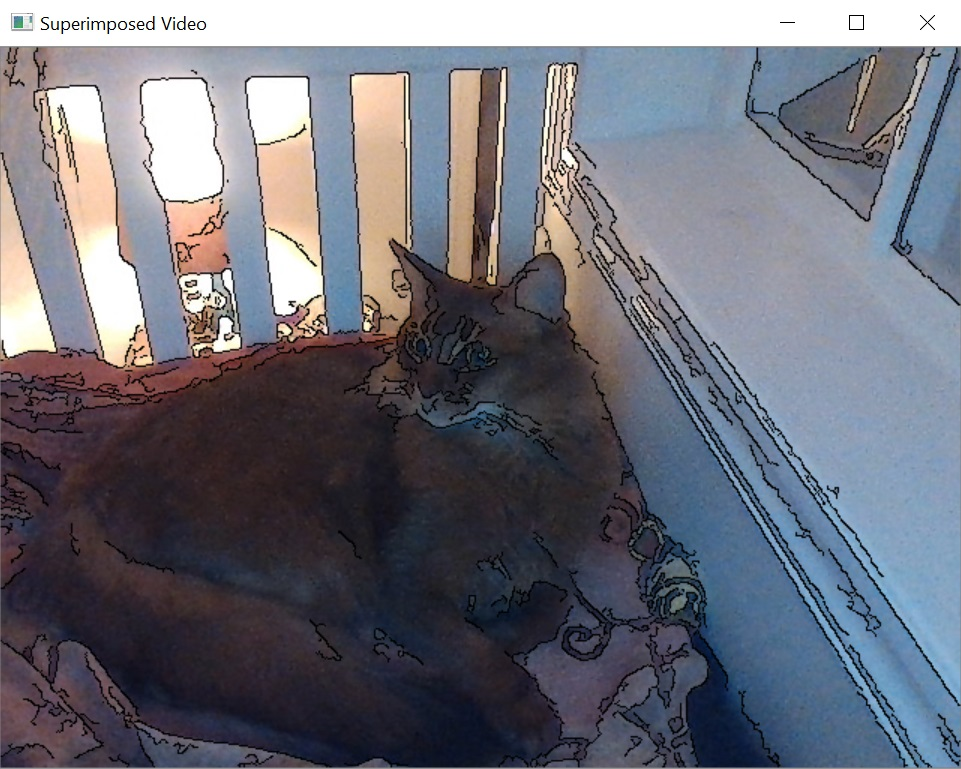
#> input picture cat_super.jpg, 961 x 769 px, given in place of the camera
$ jupyter execute --allow-errors VideoAnalysis.ipynb   (shell and % lines are left out)   (older library calls are emulated)   (text cells are left out)
#> lines starting #> are read from the running program, lines starting #| are printed output that depends on the picture; pictures that were not available may be replaced by others from this repository, and a replacement may not be noted
[cell 1]
import numpy as np
import math
import time
import cv2
import skimage.io as io
import matplotlib.pyplot as plt
import scipy.signal as signal

[cell 2]
cap = cv2.VideoCapture(0)

while(True):
    ret, frame = cap.read()
#> frame is the input picture: shape (769, 961, 3); mean B, G, R 121.3, 111.2, 110
    img = cv2.flip(frame,1)
    img = cv2.flip(img,0)

    cv2.imshow('Video Capture', img)#show image
    if cv2.waitKey(1) & 0xFF == ord('q'):
#> (key q is pressed here)
        break

cap.release()
cv2.destroyAllWindows()

[cell 3]
#still of the video
img = io.imread('ulva1.jpg')
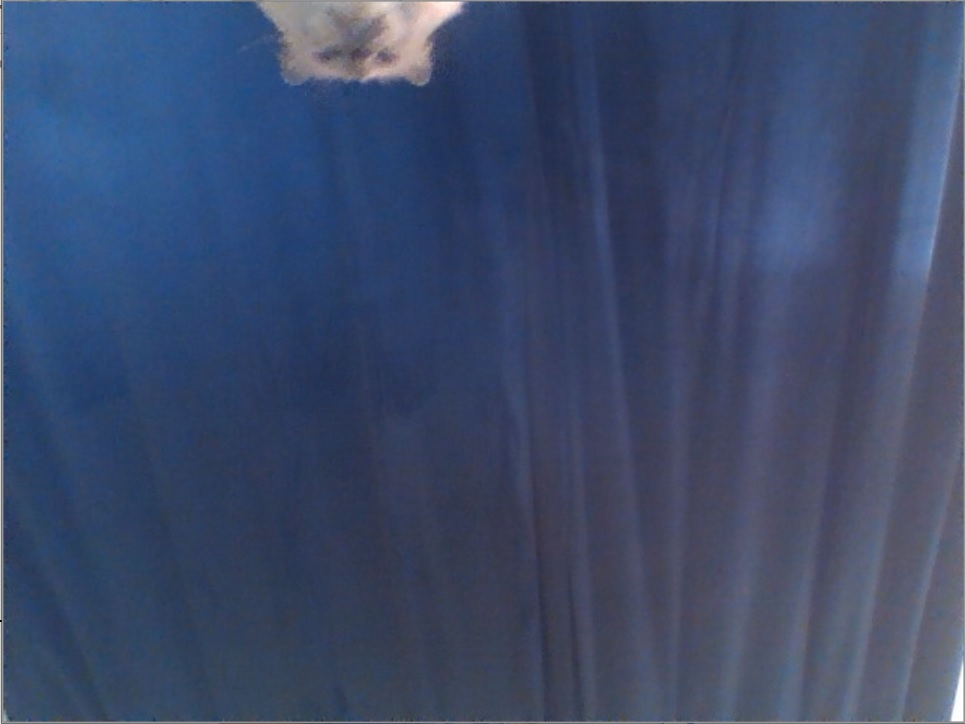
#> input picture ulva1.jpg, 965 x 724 px
#> img is the input picture: shape (724, 965, 3); mean R, G, B 60.3, 74.3, 106
fig = plt.imshow(img)
plt.axis('off')
plt.show()

[cell 4]
filename = "ulva2.avi"
imgsize = (640,480)
frame_ps = 30.0
writer = cv2.VideoWriter(filename,
                         cv2.VideoWriter_fourcc(*"MJPG"),
                         frame_ps,
                         imgsize)
cap = cv2.VideoCapture(0)
while(cap.isOpened()):
    ret, frame = cap.read()
    if ret == True:
        writer.write(frame)
        cv2.imshow('Video Capture', frame)
        if cv2.waitKey(1) & 0xFF == ord('q'):
#> (key q is pressed here)
            break
    else: break

cap.release()
writer.release()
cv2.destroyAllWindows()

[cell 5]
filename = "ulva2_Copy.avi"
cap = cv2.VideoCapture(filename)
while(cap.isOpened()):
    ret, frame = cap.read()

    if ret == True:
        cv2.imshow('frame', frame)

        if cv2.waitKey(1) & 0xFF == ord('q'):
#> (key q is pressed here)
            break
    else: break

cap.release()
cv2.destroyAllWindows()

[cell 6]
#still of the video
img = io.imread('ulva2.jpg')
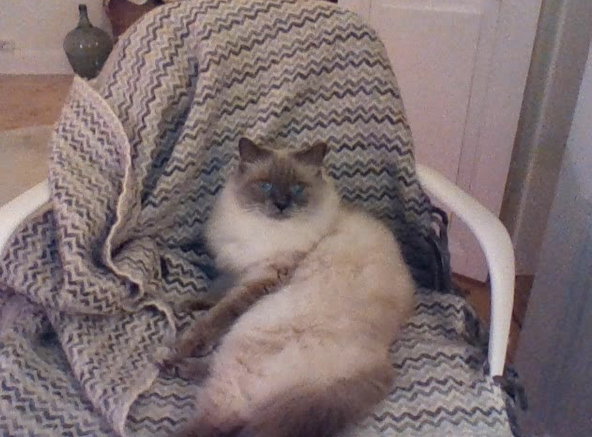
#> input picture ulva2.jpg, 1183 x 874 px (shown at 1/2 size)
#> img is the input picture: shape (874, 1183, 3); mean R, G, B 127.3, 112.3, 113.1
fig = plt.imshow(img)
plt.axis('off')
plt.show()

[cell 7]
def rescale_frame(frame, percent=75):
    """
    Unfortunately my camera does not support manually changing video format.
    So I stole this function from the internet.
    https://www.codingforentrepreneurs.com/blog/open-cv-python-change-video-resolution-or-scale
    """
    width = int(frame.shape[1] * percent/ 100)
    height = int(frame.shape[0] * percent/ 100)
    dim = (width, height)
    return cv2.resize(frame, dim, interpolation =cv2.INTER_AREA)

[cell 8]
cap = cv2.VideoCapture(0)
while(True):
    ret, frame = cap.read()
    frame75 = rescale_frame(frame)

    #img = cv2.cvtColor(frame75, cv2.COLOR_BGR2RGB)
    img = cv2.cvtColor(frame75, cv2.COLOR_BGR2GRAY)
#> img: shape (576, 720)

    cv2.imshow('Black and White filter', img)
    if cv2.waitKey(1) & 0xFF == ord('q'):
#> (key q is pressed here)
        break

cap.release()
cv2.destroyAllWindows()

#> (a cell that did not finish here is left out)

[cell 10]
def equalizeHistColor(frame):

    img = cv2.cvtColor(frame, cv2.COLOR_RGB2HSV)
    img[:,:,2] = cv2.equalizeHist(img[:,:,2])

    return cv2.cvtColor(img, cv2.COLOR_HSV2BGR)

[cell 11]
cap = cv2.VideoCapture(0)
while(True):
    ret, frame = cap.read()
    img = equalizeHistColor(frame)
#> in equalizeHistColor, `img = cv2.cvtColor(frame, cv2.COLOR_RGB2HSV)`: img: shape (769, 961, 3); mean H, S, V 68.3, 62.7, 128
#> in equalizeHistColor, `img[:,:,2] = cv2.equalizeHist(img[:,:,2])`: img: shape (769, 961, 3); mean H, S, V 68.3, 62.7, 129.1

    cv2.imshow('Histogram Equalization', img)
    if cv2.waitKey(1) & 0xFF == ord('q'):
#> (key q is pressed here)
        break
cap.release()
cv2.destroyAllWindows()

#> (a cell that did not finish here is left out)

[cell 13]
def warpImage(frame):
    ax, bx=10.0,100
    ay, by=20.0,120
    img = np.zeros(frame.shape, dtype=frame.dtype)
    rows, cols = img.shape[:2]

    for i in range(rows):
        for j in range(cols):
            x_off = int(ax*math.sin(2*math.pi*i/bx))
            y_off = int(ay*math.cos(2*math.pi*j/by))

            if i+y_off < rows & j+x_off < cols:
                img[i,j] = frame[(i+y_off)%rows, (j+x_off)%cols]
            else:
                img[i,j]=0
    return img

[cell 14]
x_scale=0.5
#> x_scale = 0.5
y_scale=0.5

cap = cv2.VideoCapture(0)
while(cap.isOpened()):
    ret, frame = cap.read()
    frame = cv2.resize(frame, None,
                       fx=x_scale,
                       fy=y_scale,
                       interpolation=cv2.INTER_AREA)
#> frame: shape (384, 480, 3)
    if ret==1:
        img = equalizeHistColor(warpImage(frame))
#> after the loop in warpImage, `for i in range(rows):`:
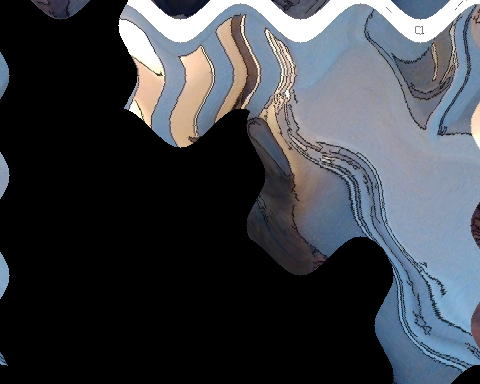
#> img: shape (384, 480, 3); mean B, G, R 72.1, 65.8, 61.9
#> in equalizeHistColor (call 2), `img = cv2.cvtColor(frame, cv2.COLOR_RGB2HSV)`: img: shape (384, 480, 3); mean H, S, V 19.9, 26.6, 74.7
#> in equalizeHistColor (call 2), `img[:,:,2] = cv2.equalizeHist(img[:,:,2])`: img: shape (384, 480, 3); mean H, S, V 19.9, 26.6, 61.1
    else:
        img = equalizeHistColor(frame)

    cv2.imshow('Warped Video', img)
    if cv2.waitKey(1) & 0xFF == ord('q'):
#> (key q is pressed here)
        break

cap.release()
cv2.destroyAllWindows()

[cell 15]
#still of the video
img = io.imread('ulva_warped.jpg')
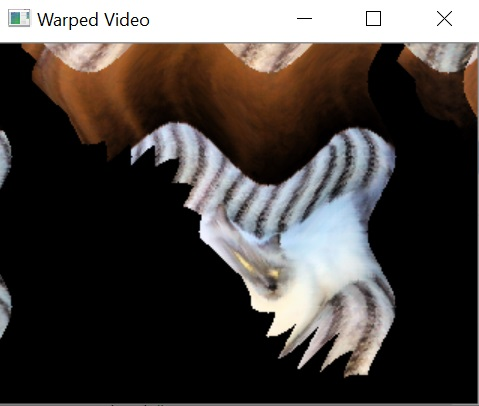
#> input picture ulva_warped.jpg, 479 x 406 px
#> img is the input picture: shape (406, 479, 3); mean R, G, B 73.6, 67.9, 64.8
fig = plt.imshow(img)
plt.axis('off')
plt.show()

[cell 16]
cap = cv2.VideoCapture(0)
ret, frame1 = cap.read()

prvs = cv2.cvtColor(frame1, cv2.COLOR_BGR2GRAY)
hsv = np.zeros_like(frame1)
hsv[...,1]=255

while(1):
    ret, frame2 = cap.read()

    nxt = cv2.cvtColor(frame2, cv2.COLOR_BGR2GRAY)
    flow = cv2.calcOpticalFlowFarneback(prvs, nxt, None,
                                        0.5, 3, 15, 3, 5, 1.2, 0)
    mag, ang = cv2.cartToPolar(flow[...,0], flow[...,1])
    hsv[...,0] = ang*180/np.pi/2
    hsv[...,2] = cv2.normalize(mag, None, 0, 255, cv2.NORM_MINMAX)
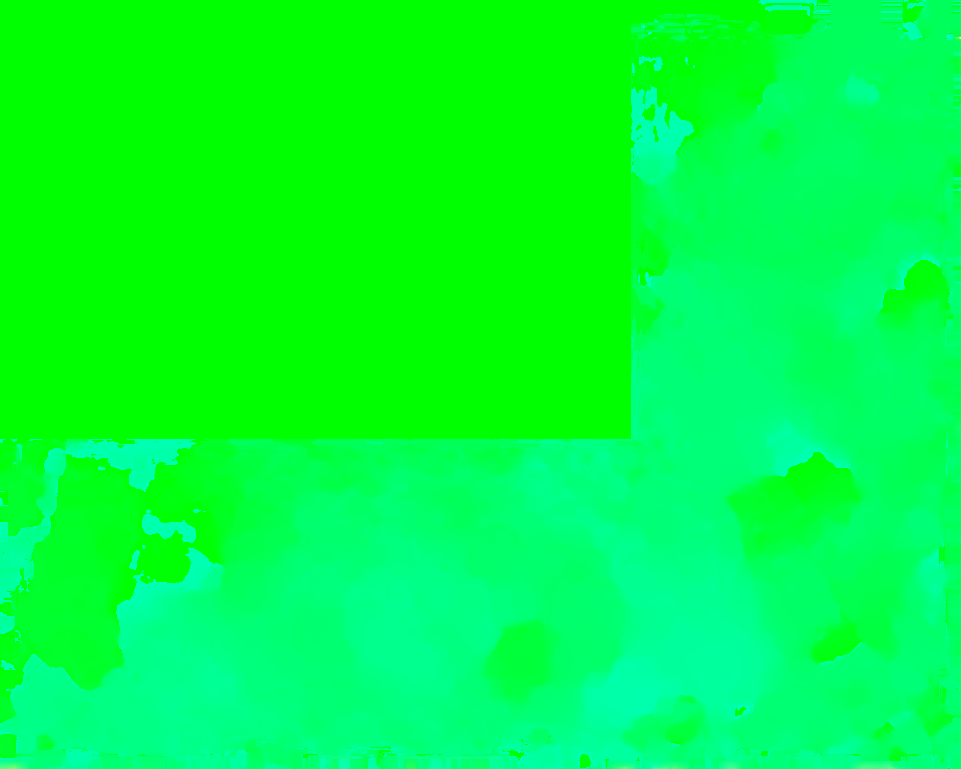
#> hsv: shape (769, 961, 3); mean of channels 0, 1, 2 62.5, 255, 0.1; drawn as B, G, R
    bgr = cv2.cvtColor(hsv, cv2.COLOR_HSV2BGR)
    prvs = nxt

    cv2.imshow('Optical Flow', bgr)
    if cv2.waitKey(2) & 0xFF == ord('q'):
#> (key q is pressed here)
        break

cap.release()
cv2.destroyAllWindows()

#> (a cell that did not finish here is left out)

[cell 18]
videofile = cv2.VideoCapture('Background_Video_File.avi')
backsub = cv2.createBackgroundSubtractorMOG2(varThreshold=32,
                                             detectShadows=False)

[cell 19]
fig, axes = plt.subplots(10, 2, figsize=(8,30))
for i in range(10):
    _, frame = videofile.read()
    mask = backsub.apply(frame)

    ax1 = axes[i,0]
    ax1.imshow(cv2.cvtColor(frame, cv2.COLOR_BGR2RGB))
    ax1.axis('off')
    ax1.set_title(f'Frame {i+1}')

    ax2 = axes[i,1]
    ax2.imshow(mask, cmap='gray')
    ax2.axis('off')
    ax2.set_title(f'Mask {i+1}')

plt.show()
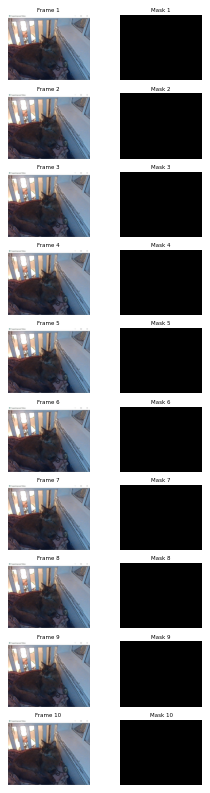
#> figure drawn by matplotlib, 20 panels

[cell 20]
kernel = np.ones((5,5), np.uint8)
closing = cv2.morphologyEx(mask,
                           cv2.MORPH_CLOSE,
                           kernel,
                           iterations=3)
dilation = cv2.dilate(closing,
                      kernel,
                      iterations=3)
contours, _ = cv2.findContours(dilation,
                               cv2.RETR_EXTERNAL,
                               cv2.CHAIN_APPROX_SIMPLE)
#> contours = []

#> (the rest of this cell did not finish here and is left out)

[cell 21]
plt.figure(figsize=(4,30))

#> (the rest of this cell did not finish here and is left out)

[cell 22]
parameter1 = 20
parameter2 = 60
intApertureSize=1

cap = cv2.VideoCapture(0)
while(True):
    ret, frame = cap.read()

    frame_gray = cv2.cvtColor(frame, cv2.COLOR_BGR2GRAY)
    frame_blur = cv2.GaussianBlur(frame_gray, (7, 7), 0)
    canny_edge = cv2.Canny(frame_blur, parameter1, parameter2, intApertureSize)
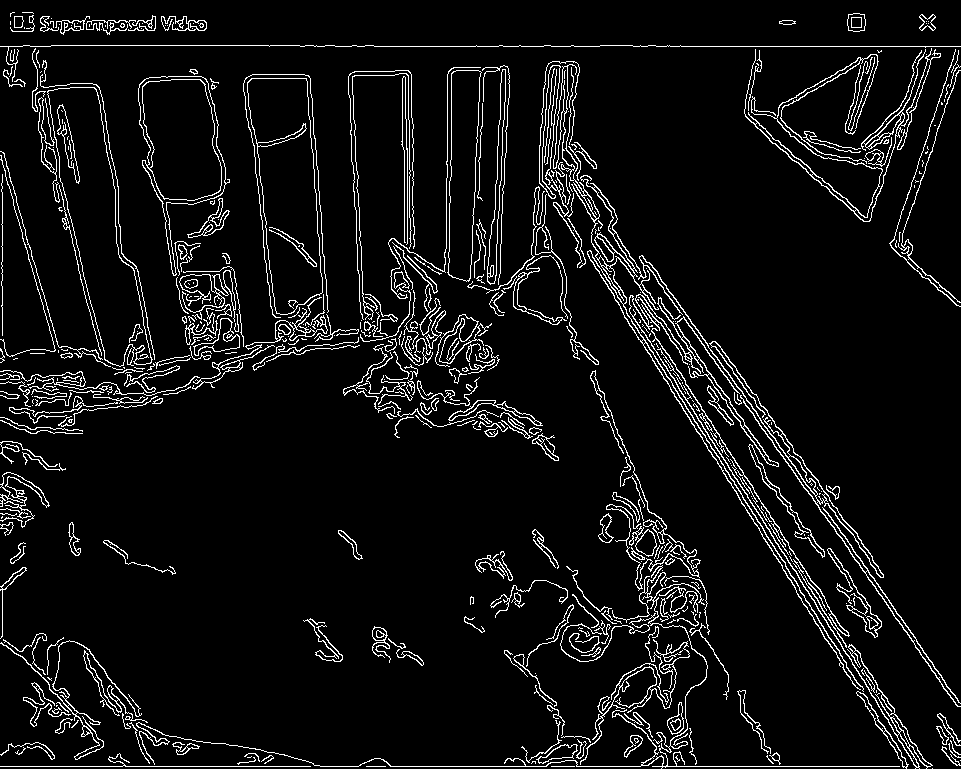
#> canny_edge: shape (769, 961); 6.7% white in thin lines or dots

    cv2.imshow('Canny Edge filter', canny_edge)
    if cv2.waitKey(1) & 0xFF == ord('q'):
#> (key q is pressed here)
        break
cap.release()
cv2.destroyAllWindows()

#> (a cell that did not finish here is left out)

[cell 24]
cap = cv2.VideoCapture(0)
while(True):
    _, frame = cap.read()

    frame50 = rescale_frame(frame, percent=50)
    frame_gray = cv2.cvtColor(frame50, cv2.COLOR_BGR2GRAY)
    frame_blur = cv2.GaussianBlur(frame_gray, (5, 5), 0)
#> frame_blur: shape (384, 480)

    laplacian_frame = cv2.Laplacian(frame_blur,
                                    cv2.CV_64F,
                                    scale=0.1,
                                    delta=0)
    laplacian = cv2.GaussianBlur(laplacian_frame, (5, 5), 0)

    sobelx = cv2.Sobel(frame_blur,
                       cv2.CV_32F,
                       1, 0,
                       scale=0.05,
                       ksize=3)
    sobelx = cv2.GaussianBlur(sobelx, (5, 5), 0)

    sobely = cv2.Sobel(frame_blur,
                       cv2.CV_32F,
                       0, 1,
                       scale=0.05,
                       ksize=3)
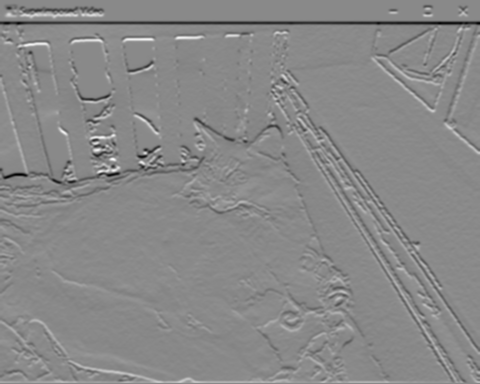
#> sobely: shape (384, 480) float32; min -21.3, max 18.1, mean -0.181; drawn with min black and max white
    sobely = cv2.GaussianBlur(sobely, (5, 5), 0)

    cv2.imshow('Laplacian', laplacian)
    cv2.imshow('Sobel X', sobelx)
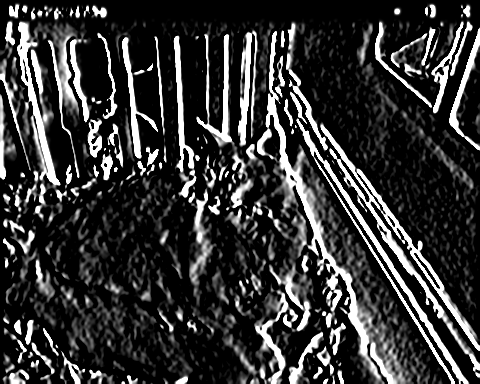
#> window 'Sobel X': shape (384, 480); min 0, max 255, mean 53.4
    cv2.imshow('Sobel Y', sobely)
    if cv2.waitKey(1) & 0xFF == ord('q'):
#> (key q is pressed here)
        break
cap.release()
cv2.destroyAllWindows()

#> (a cell that did not finish here is left out)

[cell 26]
cap = cv2.VideoCapture(0)
while(True):
    _, frame = cap.read()

    frame_gray = cv2.cvtColor(frame, cv2.COLOR_BGR2GRAY)
    frame_blur = cv2.GaussianBlur(frame_gray, (5,5), 0, 0)
#> frame_blur: shape (769, 961)
    frame_canny = cv2.Canny(frame_blur, parameter1, parameter2, intApertureSize)
#> frame_canny: shape (769, 961); 7.1% white in thin lines or dots
    mask_edge = cv2.bitwise_not(frame_canny)
#> mask_edge: shape (769, 961); 92.9% white; black in thin lines or dots
    frame_imposed = cv2.bitwise_and(frame, frame, mask=mask_edge)

    cv2.imshow('Superimposed Video',frame_imposed)
    if cv2.waitKey(1) & 0xFF == ord('q'):
#> (key q is pressed here)
        break

cap.release()
cv2.destroyAllWindows()

[cell 27]
#still of the video
img = io.imread('cat_super.jpg')
#> img: shape (769, 961, 3)
fig = plt.imshow(img)
plt.axis('off')
plt.show()

[cell 28]
videofile = cv2.VideoCapture('VID_20201214_151139.mp4')
fgbg = cv2.createBackgroundSubtractorMOG2()

while(True):
    ret, frame = videofile.read()
    if frame is None:
        break
    frame20 = rescale_frame(frame, percent=20)
#> call 3 of rescale_frame, with percent = 20
#> in rescale_frame (call 3), `return cv2.resize(frame, dim, interpolation =cv2.INTER_AREA)`:
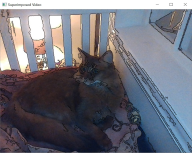
#> returned value: shape (153, 192, 3); mean of channels 0, 1, 2 121.3, 111.2, 110; drawn as B, G, R
    mask = fgbg.apply(frame20)
#> mask: shape (153, 192); every value is 127

    cv2.imshow('Original', frame20)
    cv2.imshow('MOG', mask)

    if cv2.waitKey(1) & 0xFF == ord('q'):
#> (key q is pressed here)
        break

videofile.release()
cv2.destroyAllWindows()
